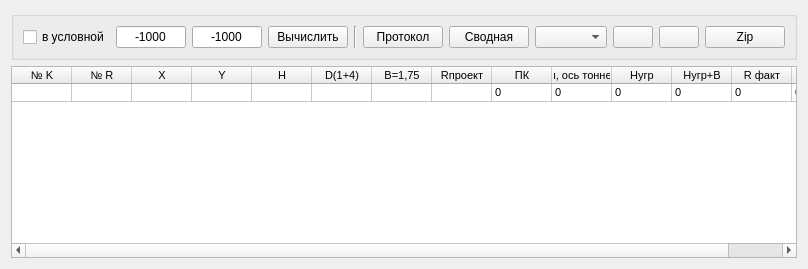
      <widget class="QWidget" name="tab_2">
       <attribute name="title">
        <string>Кольца</string>
       </attribute>
       <layout class="QGridLayout" name="gridLayout_8">
        <item row="0" column="0">
         <widget class="QGroupBox" name="groupBox_5">
          <property name="title">
           <string/>
          </property>
          <layout class="QGridLayout" name="gridLayout_7">
           <item row="0" column="7">
            <spacer name="horizontalSpacer_4">
             <property name="orientation">
              <enum>Qt::Horizontal</enum>
             </property>
             <property name="sizeType">
              <enum>QSizePolicy::MinimumExpanding</enum>
             </property>
             <property name="sizeHint" stdset="0">
              <size>
               <width>0</width>
               <height>0</height>
              </size>
             </property>
            </spacer>
           </item>
           <item row="0" column="1">
            <widget class="QLineEdit" name="lineEdit_usl_x_3">
             <property name="minimumSize">
              <size>
               <width>70</width>
               <height>0</height>
              </size>
             </property>
             <property name="maximumSize">
              <size>
               <width>70</width>
               <height>16777215</height>
              </size>
             </property>
             <property name="accessibleName">
              <string notr="true"/>
             </property>
             <property name="text">
              <string>-1000</string>
             </property>
             <property name="alignment">
              <set>Qt::AlignCenter</set>
             </property>
            </widget>
           </item>
           <item row="0" column="3">
            <widget class="QPushButton" name="pushButton_RaschetColca">
             <property name="text">
              <string>Вычислить</string>
             </property>
            </widget>
           </item>
           <item row="0" column="2">
            <widget class="QLineEdit" name="lineEdit_usl_y_3">
             <property name="minimumSize">
              <size>
               <width>70</width>
               <height>0</height>
              </size>
             </property>
             <property name="maximumSize">
              <size>
               <width>70</width>
               <height>16777215</height>
              </size>
             </property>
             <property name="text">
              <string>-1000</string>
             </property>
             <property name="alignment">
              <set>Qt::AlignCenter</set>
             </property>
            </widget>
           </item>
           <item row="0" column="0">
            <widget class="QCheckBox" name="checkBox_usl_3">
             <property name="text">
              <string>в условной</string>
             </property>
             <property name="checkable">
              <bool>true</bool>
             </property>
            </widget>
           </item>
           <item row="0" column="4">
            <widget class="Line" name="line_5">
             <property name="orientation">
              <enum>Qt::Vertical</enum>
             </property>
            </widget>
           </item>
           <item row="0" column="6">
            <widget class="QPushButton" name="pushButton_Svodnaya_kolca">
             <property name="text">
              <string>Сводная</string>
             </property>
            </widget>
           </item>
           <item row="0" column="5">
            <widget class="QPushButton" name="pushButton_Otchet_kolca">
             <property name="text">
              <string>Протокол</string>
             </property>
            </widget>
           </item>
           <item row="0" column="8">
            <widget class="QComboBox" name="comboBox_template">
             <property name="sizePolicy">
              <sizepolicy hsizetype="MinimumExpanding" vsizetype="Fixed">
               <horstretch>0</horstretch>
               <verstretch>0</verstretch>
              </sizepolicy>
             </property>
            </widget>
           </item>
           <item row="0" column="9">
            <widget class="QPushButton" name="pB_edit_template">
             <property name="toolTip">
              <string>&lt;html&gt;&lt;head/&gt;&lt;body&gt;&lt;p&gt;Редактировать шаблон.&lt;/p&gt;&lt;/body&gt;&lt;/html&gt;</string>
             </property>
             <property name="text">
              <string/>
             </property>
             <property name="icon">
              <iconset resource="../icon.qrc">
               <normaloff>:/icon/icon/edit.png</normaloff>:/icon/icon/edit.png</iconset>
             </property>
            </widget>
           </item>
           <item row="0" column="10">
            <widget class="QPushButton" name="pB_reload_template">
             <property name="toolTip">
              <string>&lt;html&gt;&lt;head/&gt;&lt;body&gt;&lt;p&gt;Обновить список шаблонов.&lt;/p&gt;&lt;/body&gt;&lt;/html&gt;</string>
             </property>
             <property name="text">
              <string/>
             </property>
             <property name="icon">
              <iconset resource="../icon.qrc">
               <normaloff>:/icon/icon/reload.png</normaloff>:/icon/icon/reload.png</iconset>
             </property>
            </widget>
           </item>
           <item row="0" column="11">
            <widget class="QPushButton" name="pushButtonZip">
             <property name="text">
              <string>Zip</string>
             </property>
            </widget>
           </item>
          </layout>
         </widget>
        </item>
        <item row="1" column="0">
         <widget class="QTableWidget" name="table_Kolca">
          <property name="font">
           <font>
            <pointsize>8</pointsize>
           </font>
          </property>
          <property name="contextMenuPolicy">
           <enum>Qt::CustomContextMenu</enum>
          </property>
          <property name="alternatingRowColors">
           <bool>true</bool>
          </property>
          <attribute name="horizontalHeaderDefaultSectionSize">
           <number>60</number>
          </attribute>
          <attribute name="verticalHeaderVisible">
           <bool>false</bool>
          </attribute>
          <attribute name="verticalHeaderDefaultSectionSize">
           <number>18</number>
          </attribute>
          <row>
           <property name="text">
            <string>1</string>
           </property>
          </row>
          <column>
           <property name="text">
            <string>№ K</string>
           </property>
          </column>
          <column>
           <property name="text">
            <string>№ R</string>
           </property>
          </column>
          <column>
           <property name="text">
            <string>X</string>
           </property>
          </column>
          <column>
           <property name="text">
            <string>Y</string>
           </property>
          </column>
          <column>
           <property name="text">
            <string>H</string>
           </property>
          </column>
          <column>
           <property name="text">
            <string>D(1+4)</string>
           </property>
          </column>
          <column>
           <property name="text">
            <string>B=1,75</string>
           </property>
          </column>
          <column>
           <property name="text">
            <string>Rпроект</string>
           </property>
          </column>
          <column>
           <property name="text">
            <string>ПК</string>
           </property>
           <property name="background">
            <color>
             <red>147</red>
             <green>162</green>
             <blue>162</blue>
            </color>
           </property>
          </column>
          <column>
           <property name="text">
            <string>См, ось тоннеля</string>
           </property>
           <property name="background">
            <color>
             <red>147</red>
             <green>162</green>
             <blue>162</blue>
            </color>
           </property>
          </column>
          <column>
           <property name="text">
            <string>Hугр</string>
           </property>
           <property name="background">
            <color>
             <red>147</red>
             <green>162</green>
             <blue>162</blue>
            </color>
           </property>
          </column>
          <column>
           <property name="text">
            <string>Hугр+B</string>
           </property>
           <property name="background">
            <color>
             <red>147</red>
             <green>162</green>
             <blue>162</blue>
            </color>
           </property>
          </column>
          <column>
           <property name="text">
            <string>R факт</string>
           </property>
           <property name="background">
            <color>
             <red>147</red>
             <green>162</green>
             <blue>162</blue>
            </color>
           </property>
          </column>
          <column>
           <property name="text">
            <string>Откл.</string>
           </property>
           <property name="background">
            <color>
             <red>147</red>
             <green>162</green>
             <blue>162</blue>
            </color>
           </property>
          </column>
          <item row="0" column="0">
           <property name="text">
            <string/>
           </property>
          </item>
          <item row="0" column="1">
           <property name="text">
            <string/>
           </property>
          </item>
          <item row="0" column="2">
           <property name="text">
            <string/>
           </property>
          </item>
          <item row="0" column="3">
           <property name="text">
            <string/>
           </property>
          </item>
          <item row="0" column="4">
           <property name="text">
            <string/>
           </property>
          </item>
          <item row="0" column="5">
           <property name="text">
            <string/>
           </property>
          </item>
          <item row="0" column="6">
           <property name="text">
            <string/>
           </property>
          </item>
          <item row="0" column="7">
           <property name="text">
            <string/>
           </property>
          </item>
          <item row="0" column="8">
           <property name="text">
            <string>0</string>
           </property>
          </item>
          <item row="0" column="9">
           <property name="text">
            <string>0</string>
           </property>
          </item>
          <item row="0" column="10">
           <property name="text">
            <string>0</string>
           </property>
          </item>
          <item row="0" column="11">
           <property name="text">
            <string>0</string>
           </property>
          </item>
          <item row="0" column="12">
           <property name="text">
            <string>0</string>
           </property>
          </item>
          <item row="0" column="13">
           <property name="text">
            <string>0</string>
           </property>
          </item>
         </widget>
        </item>
       </layout>
      </widget>
